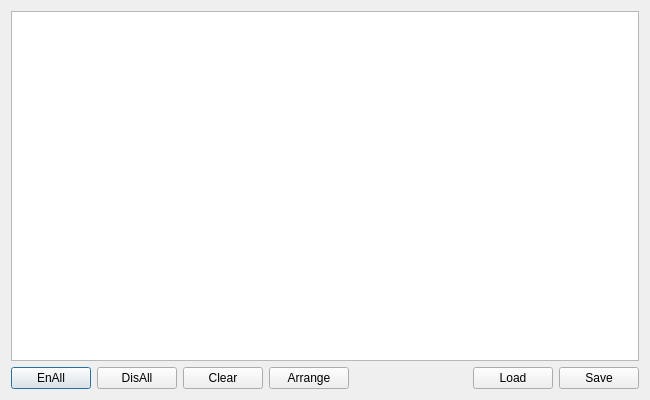
<?xml version="1.0" encoding="UTF-8"?>
<ui version="4.0">
 <class>FrameSenderWindow</class>
 <widget class="QDialog" name="FrameSenderWindow">
  <property name="geometry">
   <rect>
    <x>0</x>
    <y>0</y>
    <width>650</width>
    <height>400</height>
   </rect>
  </property>
  <property name="windowTitle">
   <string>Frame Sender</string>
  </property>
  <layout class="QVBoxLayout" name="verticalLayout">
   <item>
    <widget class="QTableWidget" name="tableSender">
     <property name="alternatingRowColors">
      <bool>true</bool>
     </property>
    </widget>
   </item>
   <item>
    <layout class="QHBoxLayout" name="horizontalLayout" stretch="1,1,1,1,2,1,1">
     <item>
      <widget class="QPushButton" name="btnEnableAll">
       <property name="text">
        <string>EnAll</string>
       </property>
      </widget>
     </item>
     <item>
      <widget class="QPushButton" name="btnDisableAll">
       <property name="text">
        <string>DisAll</string>
       </property>
      </widget>
     </item>
     <item>
      <widget class="QPushButton" name="btnClearGrid">
       <property name="text">
        <string>Clear</string>
       </property>
      </widget>
     </item>
     <item>
      <widget class="QPushButton" name="btnReArrange">
       <property name="text">
        <string>Arrange</string>
       </property>
      </widget>
     </item>
     <item>
      <spacer name="horizontalSpacer">
       <property name="orientation">
        <enum>Qt::Horizontal</enum>
       </property>
       <property name="sizeType">
        <enum>QSizePolicy::Preferred</enum>
       </property>
       <property name="sizeHint" stdset="0">
        <size>
         <width>0</width>
         <height>0</height>
        </size>
       </property>
      </spacer>
     </item>
     <item>
      <widget class="QPushButton" name="btnLoadGrid">
       <property name="text">
        <string>Load</string>
       </property>
      </widget>
     </item>
     <item>
      <widget class="QPushButton" name="btnSaveGrid">
       <property name="text">
        <string>Save</string>
       </property>
      </widget>
     </item>
    </layout>
   </item>
  </layout>
 </widget>
 <resources/>
 <connections/>
</ui>
